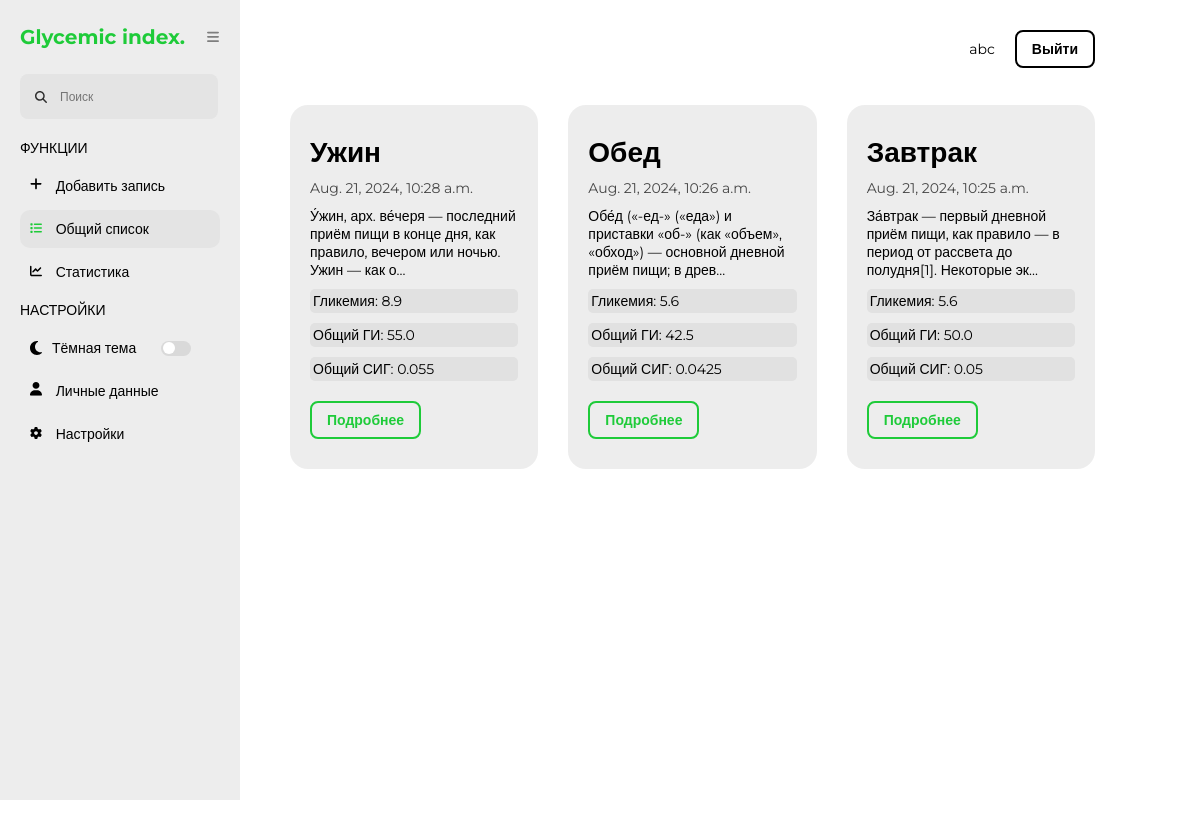
The app's page /gi-webapp/main/ (signed in) with its own data.
### glycemic_index_app/models.py (models this page shows, shortened)
class CustomUser(AbstractUser):
    rcg = models.TextField(blank=True)
    absorption_time = models.TextField(blank=True)
    bu_index = models.TextField(blank=True)

class Note(models.Model):
    title = models.CharField(max_length=300)
    content = models.TextField(blank=True)
    created_at = models.DateTimeField(auto_now_add=True)
    glycemia = models.FloatField()
    bread_units = models.FloatField(blank=True)
    glycemic_index = models.CharField(max_length=500)
    general_gi = models.FloatField()
    general_rcg = models.FloatField()
    graph = models.TextField()
    user = models.ForeignKey(CustomUser, on_delete=models.CASCADE)
    class Meta:
        verbose_name = 'Note'
        verbose_name_plural = 'Notes'
        ordering = ['-created_at']

### glycemic_index_app/views.py (the view)
# urls.py: path('main/', index, name='main'),
def index(request):
    notes = Note.objects.all()
    context = {'notes': notes, 'title': 'Список записей', 'name': 'main'}
    return render(request, 'glycemic_index_app/components/main.html', context=context)

### glycemic_index_app/templatetags/sidebar_active.py (called while the page is built)
@register.simple_tag
def is_active(name, current_name):
    return 'active' if name == current_name else ''

### glycemic_index_app/templates/glycemic_index_app/components/main.html (shortened to what this page needs)
{% extends '../base.html' %}
{% load static %}
{% block link %}
    <link rel="stylesheet" href="{% static 'glycemic_index_app/css/main.css' %}">
{% endblock %}
{% block main %}
    <div class="main-list">
        {% for item in notes %}
            <div class="card">
                <h1>{{ item.title }}</h1>
                <div class="card-date-list">
                    <span class="card-date">{{ item.created_at }}</span>
                </div>
                <p>{{ item.content|slice:":100" }}{% if item.content|length > 100 %}...{% endif %}</p>
                <div class="card-info-list">
                    <div class="card-info-list__item">Гликемия: {{ item.glycemia }}</div>
                    <div class="card-info-list__item">Общий ГИ: {{ item.general_gi }}</div>
                    <div class="card-info-list__item">Общий СИГ: {{ item.general_rcg }}</div>
                </div>
                <a href="{% url 'glycemic_index_app:note_detail' item.pk %}">Подробнее</a>
            </div>
        {% endfor %}
    </div>
{% endblock %}

### glycemic_index_app/templates/glycemic_index_app/base.html (shortened to what this page needs)
{% load static %}
{% load sidebar_active %}
<!DOCTYPE html>
<html lang="en">
<head>
    <link rel="stylesheet" href="{% static 'glycemic_index_app/css/default.css' %}">
    {% block link %}
    {% endblock %}
</head>
<body>
    <header class="header">
        <div class="header-countainer">
            <div class="header-inner">
                {% if user.is_authenticated %}
                    <span class="header-name">{{ user.username }}</span>
                    <a href="{% url 'glycemic_index_app:logout' %}" class="account_button">Выйти</a>
                {% else %}
                    <a href="{% url 'glycemic_index_app:login' %}" class="account_button">Войти</a>
                {% endif %}
            </div>
        </div>
    </header>
    <section class="sidebar" id="sidebar">
        <div class="logo-wrapper">
            <a href="{% url 'glycemic_index_app:main' %}" class="logo">Glycemic index.</a>
            <button class="menu-button">
            </button>
        </div>
        <form action="#" class="search-bar-wrapper">
            <div style="position: relative;">
                <input type="text" class="search-bar" placeholder="Поиск">
            </div>
        </form>
        <div class="funcs">
            <span class="side-title">Функции</span>
            <ul>
                <li class="side-item {% is_active 'add' name %}">
                    <a href="{% url 'glycemic_index_app:add' %}" class="side-item-text">
                        <span>Добавить запись</span>
                    </a>
                </li>
                <li class="side-item {% is_active 'main' name %}">
                    <a href="{% url 'glycemic_index_app:main' %}" class="side-item-text">
                        <span>Общий список</span>
                    </a>
                </li>
                <li class="side-item {% is_active 'stat' name %}">
                    <a href="{% url 'glycemic_index_app:stat' %}" class="side-item-text">
                        <span>Статистика</span>
                    </a>
                </li>
            </ul>
        </div>
        <div class="sets">
            <span class="side-title">Настройки</span>
            <ul>
                <li class="side-item theme">
                    <span>Тёмная тема</span>
                    <label for="theme" class="theme-button"></label>
                </li>
                <li class="side-item {% is_active 'personal_data' name %}">
                    <a href="{% url 'glycemic_index_app:personal_data' %}" class="side-item-text">
                        <span>Личные данные</span>
                    </a>
                </li>
                <li class="side-item {% is_active 'settings' name %}">
                    <a href="{% url 'glycemic_index_app:setts' %}" class="side-item-text">
                        <span>Настройки</span>
                    </a>
                </li>
            </ul>
        </div>
    </section>
    <main class="main">
        {% block main %}
        {% endblock %}
    </main>
</body>
</html>

### glycemic_index_app/static/glycemic_index_app/css/default.css (style rules this page uses)
html { box-sizing: border-box; }
* { margin: 0; padding: 0; box-sizing: border-box; font-family: "Montserrat", sans-serif; }
:root { --color-primary: #1ECB39; --color-body: #ffff; --color-input: #E4E4E4; --color-text: #000000; --color-button: #000000; --color-toggle: #FFFFFF; --color-menu: #7E7E7E; --color-bg-100: #EDEDED; --color-bg-200: #D9D9D9; --color-bg-300: #E1E1E1; --color-bg-400: #BCBCBC; --color-bg-500: #222222; --sidebar-width: 240px; }
li { list-style-type: none; }
ul { margin-left: 0; padding-left: 0; }
body { color: var(--color-text); height: 100vh; display: grid; grid-template-columns: var(--sidebar-width) 1fr; grid-template-rows: 85px 1fr; grid-template-areas: 'side header' 'side main'; font-size: 14px; background-color: var(--color-body); }
a { text-decoration: none; color: var(--color-text); }
button { color: var(--color-text); font-weight: bold; border: 2px solid var(--color-button); border-radius: 8px; background: transparent; padding: 8px 15px; cursor: pointer; transition: all linear .1s; }
.header { grid-column: 2 / 3; grid-row: 1 / 2; grid-area: header; }
.account_button { display: block; color: var(--color-text); font-weight: bold; border: 2px solid var(--color-button); border-radius: 8px; background: transparent; padding: 8px 15px; cursor: pointer; transition: all linear .1s; }
.header-countainer { padding: 0 105px; }
.header-inner { padding: 30px 0; display: flex; justify-content: end; align-items: center; }
.header-name { margin-right: 20px; }
input, textarea { color: var(--color-text); border: 0; border-radius: 8px; font-size: 12px; background-color: var(--color-input); outline: none; padding: 15px 10px; }
.sidebar { width: 240px; background-color: var(--color-bg-100); position: fixed; height: 100vh; grid-column: 1 / 2; grid-row: 1 / 3; grid-area: side; z-index: 1000; padding: 25px 20px; transition: all .2s linear; }
.search-bar { background-color: var(--color-input); padding-left: 40px; margin-top: 25px; }
.search-logo { position: absolute; top: 50%; left: 15px; transform: translateY(50%); display: flex; align-items: center; justify-content: space-between; }
.menu-button { border: transparent; background-color: transparent; padding: 0; margin-left: 18px; }
.logo { font-size: 20px; color: var(--color-primary); font-weight: bold; }
.funcs { margin-top: 20px; }
.side-title { display: block; color: var(--color-text); text-transform: uppercase; margin: 10px 0; }
.side-item { color: var(--color-text); margin: 5px 0; display: flex; border-radius: 10px; transition: all .2s linear; }
.side-item.theme { padding: 10px 10px 10px 10px; }
.side-item-text { width: 100%; padding: 10px 10px 10px 10px; }
.side-item.active { background-color: var(--color-input); }
.side-item.active .side-icons, .side-item:hover .side-icons { fill: var(--color-primary) }
.side-item-text { transition: all linear 0.1s; }
.side-icons { fill: var(--color-text); margin-right: 10px; transition: all linear 0.1s; }
.side-item.theme { color: var(--color-text); display: flex; align-items: center; }
.theme-button { background-color: var(--color-bg-200); width: 30px; height: 15px; border-radius: 30px; cursor: pointer; position: relative; margin-left: 25px; transition: all linear .1s; }
.theme-button::before { position: absolute; content: ''; background-color: var(--color-toggle); width: 12px; height: 12px; border-radius: 15px; margin-left: 2px; margin-top: 1.5px; transition: all linear .1s; }
.main { grid-area: main; padding-bottom: 80px; }

### records on screen
CustomUser: username "abc"
Note: title "Ужин", created_at "Aug. 21, 2024, 10:28 a.m.", content "У́жин, арх. ве́черя — последний приём пищи в конце дня, как правило, вечером или ночью. Ужин — как о", glycemia "8.9", general_gi "55.0", general_rcg "0.055"
Note: title "Обед", created_at "Aug. 21, 2024, 10:26 a.m.", content "Обе́д («-ед-» («еда») и приставки «об-» (как «объем», «обход») — основной дневной приём пищи; в древ", glycemia "5.6", general_gi "42.5", general_rcg "0.0425"
Note: title "Завтрак", created_at "Aug. 21, 2024, 10:25 a.m.", content "За́втрак — первый дневной приём пищи, как правило — в период от рассвета до полудня[1]. Некоторые эк", glycemia "5.6", general_gi "50.0", general_rcg "0.05"
